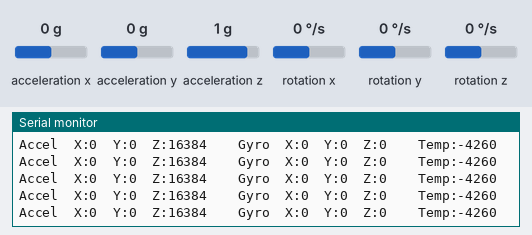
The sketch below on a simulated ESP32. On the bench: the last lines printed to the serial monitor. Wiring (inferred from the names in the program): MPU-6050 motion sensor at I2C address 0x68. The inputs (shaded band) are chosen by the test bench; at power-on: acceleration x 0 g, acceleration y 0 g, acceleration z 1 g, rotation x 0 °/s, rotation y 0 °/s, rotation z 0 °/s.

Above: at 1.7 s.
1.8 s: acceleration x set to -1.4 g
At 2.07 s:
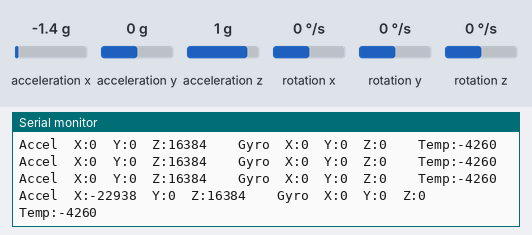
3.3 s: acceleration y set to -1.4 g
At 3.49 s:
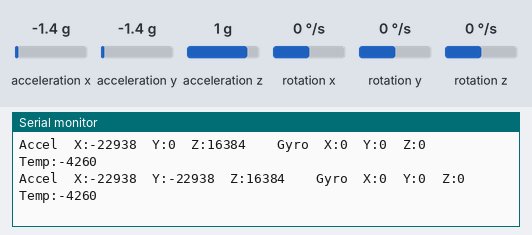
4.8 s: acceleration z set to -1.4 g
At 4.9 s:
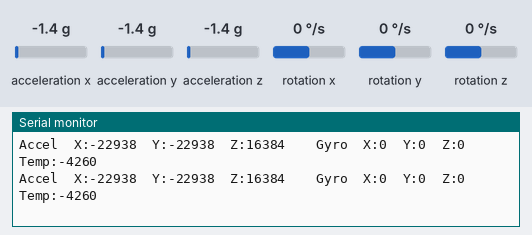
6.3 s: rotation x set to -192 °/s
At 6.32 s:
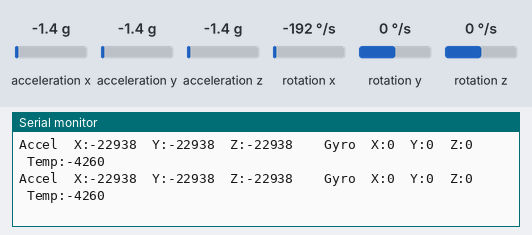
7.8 s: rotation y set to -192 °/s
At 7.94 s:
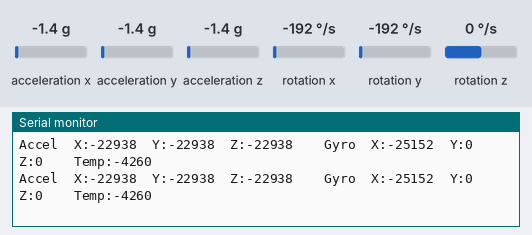

Measured:
- after the input at 1.8 s, the serial monitor: prints a new line after 0.12 s (image 1)
- after the input at 3.3 s, the serial monitor: prints a new line at once (image 2)

The sketch:

mpu_read_test.ino
```cpp
#include <Wire.h>

const int MPU_ADDR = 0x68;

void setup() {
  Serial.begin(115200);
  delay(500);
  Wire.begin(21, 22);
  Wire.setClock(400000);

  Wire.beginTransmission(MPU_ADDR);
  Wire.write(0x6B);
  Wire.write(0);
  Wire.endTransmission(true);

  Serial.println("MPU-6050 read test starting...");
}

void loop() {
  Wire.beginTransmission(MPU_ADDR);
  Wire.write(0x3B);
  Wire.endTransmission(false);
  Wire.requestFrom(MPU_ADDR, 14, true);

  int16_t accX = Wire.read() << 8 | Wire.read();
  int16_t accY = Wire.read() << 8 | Wire.read();
  int16_t accZ = Wire.read() << 8 | Wire.read();
  int16_t temp = Wire.read() << 8 | Wire.read();
  int16_t gyroX = Wire.read() << 8 | Wire.read();
  int16_t gyroY = Wire.read() << 8 | Wire.read();
  int16_t gyroZ = Wire.read() << 8 | Wire.read();

  Serial.print("Accel  X:"); Serial.print(accX);
  Serial.print("  Y:"); Serial.print(accY);
  Serial.print("  Z:"); Serial.print(accZ);
  Serial.print("    Gyro  X:"); Serial.print(gyroX);
  Serial.print("  Y:"); Serial.print(gyroY);
  Serial.print("  Z:"); Serial.print(gyroZ);
  Serial.print("    Temp:"); Serial.println(temp);

  delay(200);
}
```
